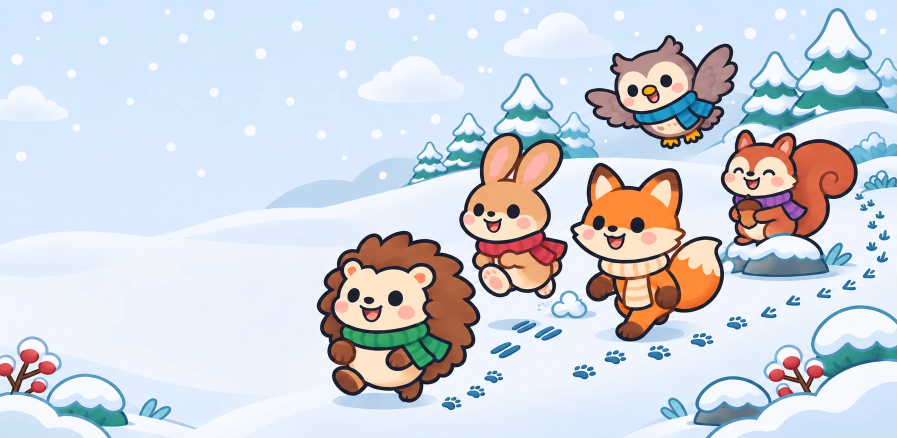
#> input picture assets/images/fontes/caminhada_destaque.png, 1794 x 876 px (shown at 1/2 size)
$ python feature_graphic.py
#> lines starting #> are read from the running program, lines starting #| are printed output that depends on the picture
"""Gráfico de destaque do Google Play (1024×500): a ilustração com o logótipo em cima, à esquerda.

Uso: python tools/feature_graphic.py   → store/android/grafico_destaque_<língua>.png
"""
import os

from PIL import Image, ImageFilter

ROOT = os.path.join(os.path.dirname(__file__), "..")
ART = os.path.join(ROOT, "assets", "images", "fontes", "caminhada_destaque.png")
OUT = os.path.join(ROOT, "store", "android")
W, H = 1024, 500
BOX = (28, 26, 470, 240)  # onde cabe o logótipo: o céu vazio à esquerda, sem tapar os animais


def make(lang):
#> called with lang = 'pt'
    bg = Image.open(ART).convert("RGBA").resize((W, H), Image.LANCZOS)
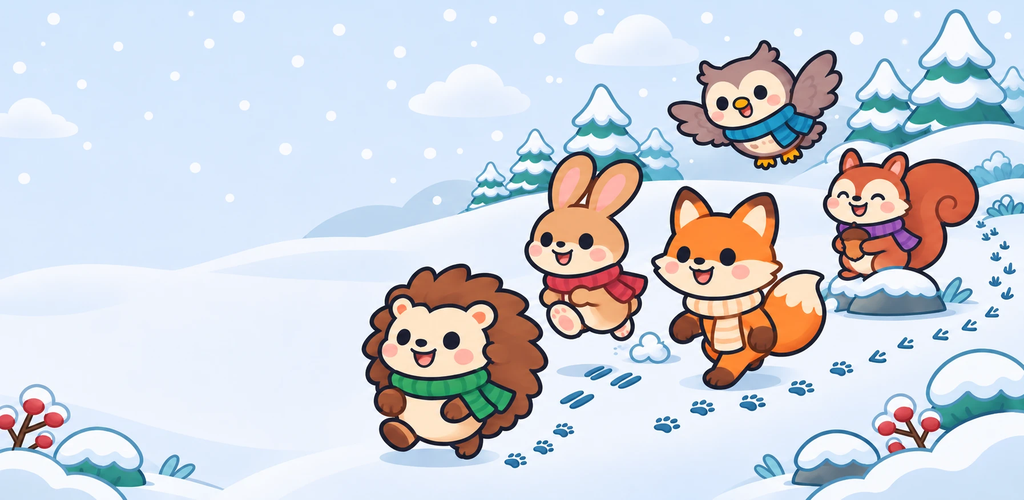
#> bg: PIL image 1024x500 RGBA; mean R, G, B, A 206.2, 211, 219.9, 255
#> (the run stopped early here; a loop or call above may not have finished)

$ run again, with assets/images/fontes/animais.png copied over assets/images/fontes/caminhada_destaque.png
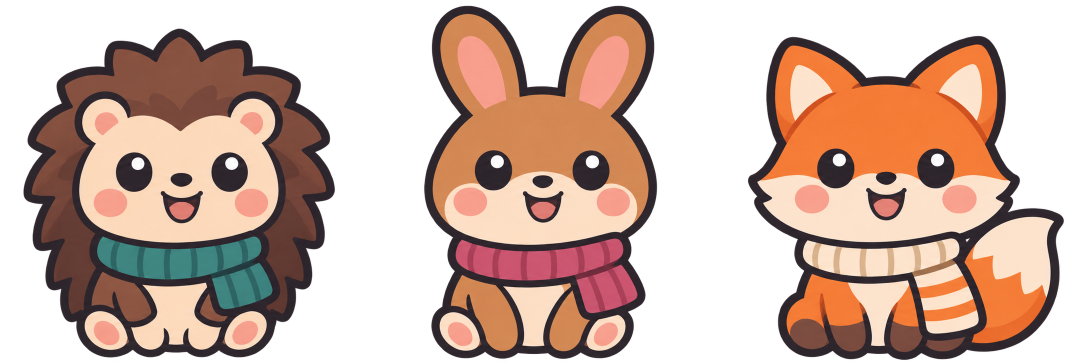
#> input picture assets/images/fontes/animais.png, 2172 x 724 px (shown at 1/2 size)
#> in make, `bg = Image.open(ART).convert("RGBA").resize((W, H), Image.LANCZOS)`:
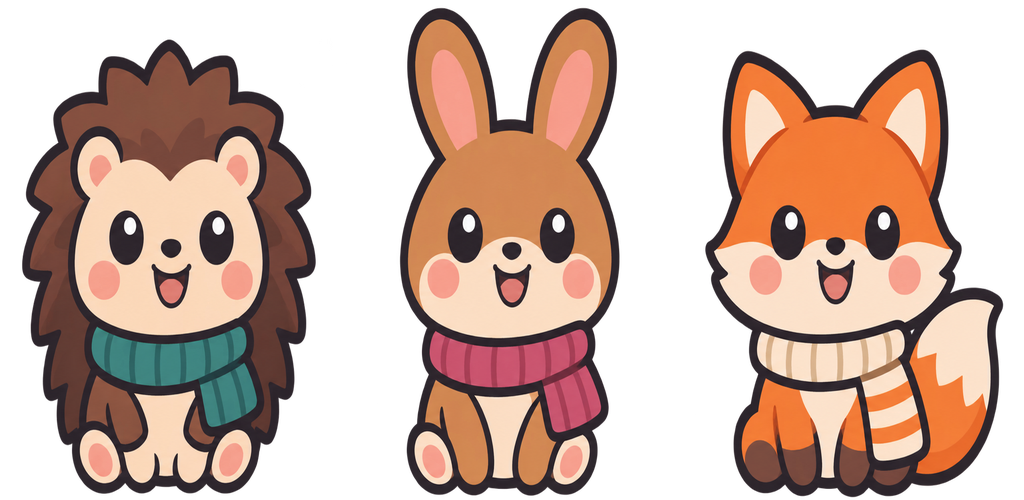
#> bg: PIL image 1024x500 RGBA; mean R, G, B, A 95.2, 69.1, 57.1, 142.2; transparent parts drawn white

$ run again, with assets/images/fontes/comidas.png copied over assets/images/fontes/caminhada_destaque.png
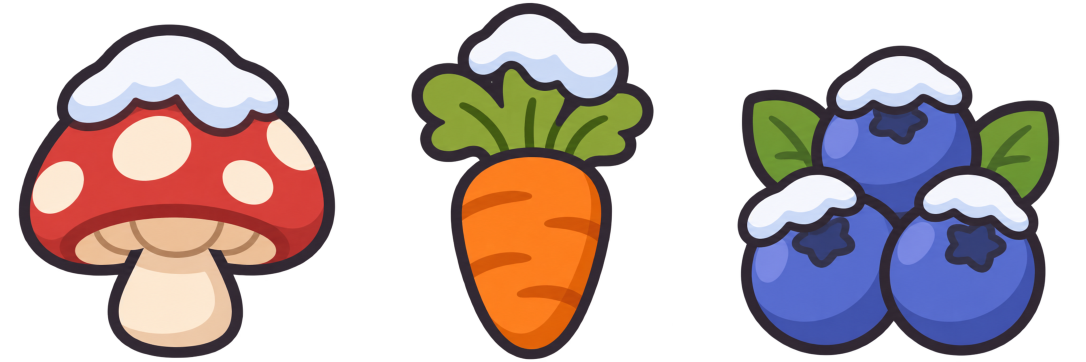
#> input picture assets/images/fontes/comidas.png, 2172 x 724 px (shown at 1/2 size)
#> in make, `bg = Image.open(ART).convert("RGBA").resize((W, H), Image.LANCZOS)`:
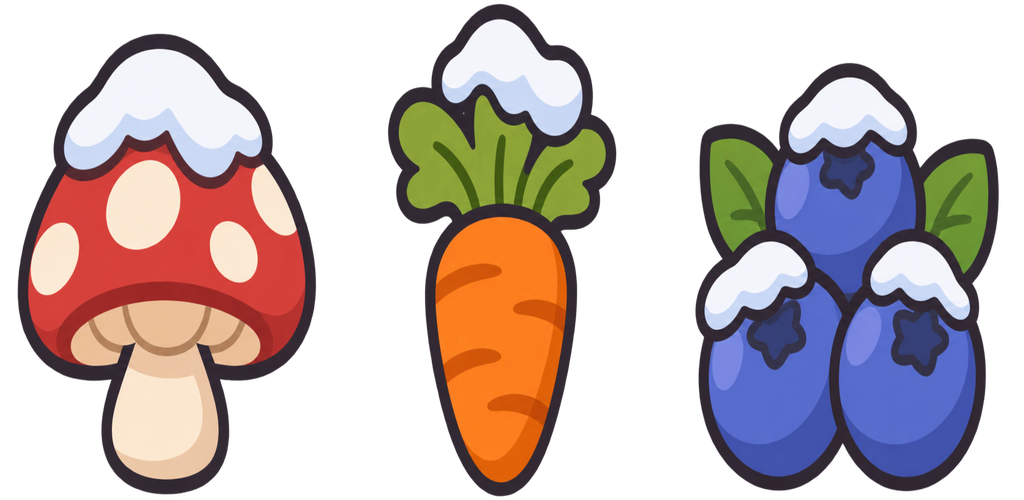
#> bg: PIL image 1024x500 RGBA; mean R, G, B, A 76.6, 63, 61.9, 131.3; transparent parts drawn white
